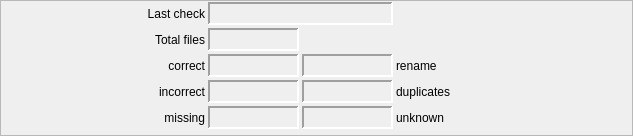
        <widget class="QFrame" name="csvFrame1">
         <property name="sizePolicy">
          <sizepolicy hsizetype="MinimumExpanding" vsizetype="Minimum">
           <horstretch>0</horstretch>
           <verstretch>0</verstretch>
          </sizepolicy>
         </property>
         <property name="minimumSize">
          <size>
           <width>633</width>
           <height>121</height>
          </size>
         </property>
         <property name="toolTip">
          <string notr="true"/>
         </property>
         <property name="frameShape">
          <enum>QFrame::StyledPanel</enum>
         </property>
         <property name="frameShadow">
          <enum>QFrame::Raised</enum>
         </property>
         <layout class="QGridLayout" name="csvFrame1Grid">
          <property name="leftMargin">
           <number>3</number>
          </property>
          <property name="topMargin">
           <number>1</number>
          </property>
          <property name="rightMargin">
           <number>3</number>
          </property>
          <property name="bottomMargin">
           <number>6</number>
          </property>
          <property name="spacing">
           <number>3</number>
          </property>
          <item row="0" column="2" colspan="3">
           <widget class="QLabel" name="csvDateLbl2">
            <property name="enabled">
             <bool>true</bool>
            </property>
            <property name="sizePolicy">
             <sizepolicy hsizetype="Fixed" vsizetype="Fixed">
              <horstretch>0</horstretch>
              <verstretch>0</verstretch>
             </sizepolicy>
            </property>
            <property name="minimumSize">
             <size>
              <width>185</width>
              <height>23</height>
             </size>
            </property>
            <property name="toolTip">
             <string notr="true"/>
            </property>
            <property name="statusTip">
             <string notr="true"/>
            </property>
            <property name="whatsThis">
             <string notr="true"/>
            </property>
            <property name="accessibleName">
             <string notr="true"/>
            </property>
            <property name="accessibleDescription">
             <string notr="true"/>
            </property>
            <property name="frameShape">
             <enum>QFrame::Panel</enum>
            </property>
            <property name="frameShadow">
             <enum>QFrame::Sunken</enum>
            </property>
            <property name="lineWidth">
             <number>2</number>
            </property>
            <property name="text">
             <string notr="true"/>
            </property>
            <property name="alignment">
             <set>Qt::AlignCenter</set>
            </property>
            <property name="indent">
             <number>4</number>
            </property>
           </widget>
          </item>
          <item row="3" column="3">
           <widget class="QLabel" name="csvNumLbl05">
            <property name="enabled">
             <bool>true</bool>
            </property>
            <property name="sizePolicy">
             <sizepolicy hsizetype="Fixed" vsizetype="Fixed">
              <horstretch>0</horstretch>
              <verstretch>0</verstretch>
             </sizepolicy>
            </property>
            <property name="minimumSize">
             <size>
              <width>91</width>
              <height>23</height>
             </size>
            </property>
            <property name="toolTip">
             <string notr="true"/>
            </property>
            <property name="statusTip">
             <string notr="true"/>
            </property>
            <property name="whatsThis">
             <string notr="true"/>
            </property>
            <property name="accessibleName">
             <string notr="true"/>
            </property>
            <property name="accessibleDescription">
             <string notr="true"/>
            </property>
            <property name="frameShape">
             <enum>QFrame::Panel</enum>
            </property>
            <property name="frameShadow">
             <enum>QFrame::Sunken</enum>
            </property>
            <property name="lineWidth">
             <number>2</number>
            </property>
            <property name="text">
             <string/>
            </property>
            <property name="alignment">
             <set>Qt::AlignRight|Qt::AlignTrailing|Qt::AlignVCenter</set>
            </property>
           </widget>
          </item>
          <item row="3" column="4">
           <widget class="QLabel" name="csvTextLbl05">
            <property name="enabled">
             <bool>true</bool>
            </property>
            <property name="sizePolicy">
             <sizepolicy hsizetype="MinimumExpanding" vsizetype="Minimum">
              <horstretch>0</horstretch>
              <verstretch>0</verstretch>
             </sizepolicy>
            </property>
            <property name="minimumSize">
             <size>
              <width>156</width>
              <height>23</height>
             </size>
            </property>
            <property name="toolTip">
             <string notr="true"/>
            </property>
            <property name="statusTip">
             <string notr="true"/>
            </property>
            <property name="whatsThis">
             <string notr="true"/>
            </property>
            <property name="accessibleName">
             <string notr="true"/>
            </property>
            <property name="accessibleDescription">
             <string notr="true"/>
            </property>
            <property name="frameShape">
             <enum>QFrame::NoFrame</enum>
            </property>
            <property name="text">
             <string>rename</string>
            </property>
            <property name="alignment">
             <set>Qt::AlignLeading|Qt::AlignLeft|Qt::AlignVCenter</set>
            </property>
           </widget>
          </item>
          <item row="5" column="3">
           <widget class="QLabel" name="csvNumLbl07">
            <property name="enabled">
             <bool>true</bool>
            </property>
            <property name="sizePolicy">
             <sizepolicy hsizetype="Fixed" vsizetype="Fixed">
              <horstretch>0</horstretch>
              <verstretch>0</verstretch>
             </sizepolicy>
            </property>
            <property name="minimumSize">
             <size>
              <width>91</width>
              <height>23</height>
             </size>
            </property>
            <property name="toolTip">
             <string notr="true"/>
            </property>
            <property name="statusTip">
             <string notr="true"/>
            </property>
            <property name="whatsThis">
             <string notr="true"/>
            </property>
            <property name="accessibleName">
             <string notr="true"/>
            </property>
            <property name="accessibleDescription">
             <string notr="true"/>
            </property>
            <property name="frameShape">
             <enum>QFrame::Panel</enum>
            </property>
            <property name="frameShadow">
             <enum>QFrame::Sunken</enum>
            </property>
            <property name="lineWidth">
             <number>2</number>
            </property>
            <property name="text">
             <string/>
            </property>
            <property name="alignment">
             <set>Qt::AlignRight|Qt::AlignTrailing|Qt::AlignVCenter</set>
            </property>
           </widget>
          </item>
          <item row="4" column="4">
           <widget class="QLabel" name="csvTextLbl06">
            <property name="enabled">
             <bool>true</bool>
            </property>
            <property name="sizePolicy">
             <sizepolicy hsizetype="MinimumExpanding" vsizetype="Minimum">
              <horstretch>0</horstretch>
              <verstretch>0</verstretch>
             </sizepolicy>
            </property>
            <property name="minimumSize">
             <size>
              <width>156</width>
              <height>23</height>
             </size>
            </property>
            <property name="toolTip">
             <string notr="true"/>
            </property>
            <property name="statusTip">
             <string notr="true"/>
            </property>
            <property name="whatsThis">
             <string notr="true"/>
            </property>
            <property name="accessibleName">
             <string notr="true"/>
            </property>
            <property name="accessibleDescription">
             <string notr="true"/>
            </property>
            <property name="frameShape">
             <enum>QFrame::NoFrame</enum>
            </property>
            <property name="text">
             <string>duplicates</string>
            </property>
            <property name="alignment">
             <set>Qt::AlignLeading|Qt::AlignLeft|Qt::AlignVCenter</set>
            </property>
           </widget>
          </item>
          <item row="5" column="4">
           <widget class="QLabel" name="csvTextLbl07">
            <property name="enabled">
             <bool>true</bool>
            </property>
            <property name="sizePolicy">
             <sizepolicy hsizetype="MinimumExpanding" vsizetype="Minimum">
              <horstretch>0</horstretch>
              <verstretch>0</verstretch>
             </sizepolicy>
            </property>
            <property name="minimumSize">
             <size>
              <width>156</width>
              <height>23</height>
             </size>
            </property>
            <property name="toolTip">
             <string notr="true"/>
            </property>
            <property name="statusTip">
             <string notr="true"/>
            </property>
            <property name="whatsThis">
             <string notr="true"/>
            </property>
            <property name="accessibleName">
             <string notr="true"/>
            </property>
            <property name="accessibleDescription">
             <string notr="true"/>
            </property>
            <property name="frameShape">
             <enum>QFrame::NoFrame</enum>
            </property>
            <property name="text">
             <string>unknown</string>
            </property>
            <property name="alignment">
             <set>Qt::AlignLeading|Qt::AlignLeft|Qt::AlignVCenter</set>
            </property>
           </widget>
          </item>
          <item row="4" column="3">
           <widget class="QLabel" name="csvNumLbl06">
            <property name="enabled">
             <bool>true</bool>
            </property>
            <property name="sizePolicy">
             <sizepolicy hsizetype="Fixed" vsizetype="Fixed">
              <horstretch>0</horstretch>
              <verstretch>0</verstretch>
             </sizepolicy>
            </property>
            <property name="minimumSize">
             <size>
              <width>91</width>
              <height>23</height>
             </size>
            </property>
            <property name="toolTip">
             <string notr="true"/>
            </property>
            <property name="statusTip">
             <string notr="true"/>
            </property>
            <property name="whatsThis">
             <string notr="true"/>
            </property>
            <property name="accessibleName">
             <string notr="true"/>
            </property>
            <property name="accessibleDescription">
             <string notr="true"/>
            </property>
            <property name="frameShape">
             <enum>QFrame::Panel</enum>
            </property>
            <property name="frameShadow">
             <enum>QFrame::Sunken</enum>
            </property>
            <property name="lineWidth">
             <number>2</number>
            </property>
            <property name="text">
             <string/>
            </property>
            <property name="alignment">
             <set>Qt::AlignRight|Qt::AlignTrailing|Qt::AlignVCenter</set>
            </property>
           </widget>
          </item>
          <item row="2" column="2">
           <widget class="QLabel" name="csvNumLbl01">
            <property name="enabled">
             <bool>true</bool>
            </property>
            <property name="sizePolicy">
             <sizepolicy hsizetype="Fixed" vsizetype="Fixed">
              <horstretch>0</horstretch>
              <verstretch>0</verstretch>
             </sizepolicy>
            </property>
            <property name="minimumSize">
             <size>
              <width>91</width>
              <height>23</height>
             </size>
            </property>
            <property name="toolTip">
             <string notr="true"/>
            </property>
            <property name="statusTip">
             <string notr="true"/>
            </property>
            <property name="whatsThis">
             <string notr="true"/>
            </property>
            <property name="accessibleName">
             <string notr="true"/>
            </property>
            <property name="accessibleDescription">
             <string notr="true"/>
            </property>
            <property name="frameShape">
             <enum>QFrame::Panel</enum>
            </property>
            <property name="frameShadow">
             <enum>QFrame::Sunken</enum>
            </property>
            <property name="lineWidth">
             <number>2</number>
            </property>
            <property name="text">
             <string/>
            </property>
            <property name="alignment">
             <set>Qt::AlignRight|Qt::AlignTrailing|Qt::AlignVCenter</set>
            </property>
           </widget>
          </item>
          <item row="0" column="0">
           <widget class="QLabel" name="csvDateLbl1">
            <property name="enabled">
             <bool>true</bool>
            </property>
            <property name="sizePolicy">
             <sizepolicy hsizetype="Fixed" vsizetype="Fixed">
              <horstretch>1</horstretch>
              <verstretch>0</verstretch>
             </sizepolicy>
            </property>
            <property name="minimumSize">
             <size>
              <width>201</width>
              <height>23</height>
             </size>
            </property>
            <property name="toolTip">
             <string notr="true"/>
            </property>
            <property name="statusTip">
             <string notr="true"/>
            </property>
            <property name="whatsThis">
             <string notr="true"/>
            </property>
            <property name="accessibleName">
             <string notr="true"/>
            </property>
            <property name="accessibleDescription">
             <string notr="true"/>
            </property>
            <property name="frameShape">
             <enum>QFrame::NoFrame</enum>
            </property>
            <property name="text">
             <string>Last check</string>
            </property>
            <property name="alignment">
             <set>Qt::AlignRight|Qt::AlignTrailing|Qt::AlignVCenter</set>
            </property>
            <property name="indent">
             <number>0</number>
            </property>
            <property name="buddy">
             <cstring>csvDateLbl1</cstring>
            </property>
           </widget>
          </item>
          <item row="2" column="0">
           <widget class="QLabel" name="csvTextLbl01">
            <property name="enabled">
             <bool>true</bool>
            </property>
            <property name="sizePolicy">
             <sizepolicy hsizetype="Minimum" vsizetype="Minimum">
              <horstretch>0</horstretch>
              <verstretch>0</verstretch>
             </sizepolicy>
            </property>
            <property name="minimumSize">
             <size>
              <width>181</width>
              <height>23</height>
             </size>
            </property>
            <property name="toolTip">
             <string notr="true"/>
            </property>
            <property name="statusTip">
             <string notr="true"/>
            </property>
            <property name="whatsThis">
             <string notr="true"/>
            </property>
            <property name="accessibleName">
             <string notr="true"/>
            </property>
            <property name="accessibleDescription">
             <string notr="true"/>
            </property>
            <property name="frameShape">
             <enum>QFrame::NoFrame</enum>
            </property>
            <property name="text">
             <string>Total files</string>
            </property>
            <property name="alignment">
             <set>Qt::AlignRight|Qt::AlignTrailing|Qt::AlignVCenter</set>
            </property>
           </widget>
          </item>
          <item row="3" column="2">
           <widget class="QLabel" name="csvNumLbl02">
            <property name="enabled">
             <bool>true</bool>
            </property>
            <property name="sizePolicy">
             <sizepolicy hsizetype="Fixed" vsizetype="Fixed">
              <horstretch>0</horstretch>
              <verstretch>0</verstretch>
             </sizepolicy>
            </property>
            <property name="minimumSize">
             <size>
              <width>91</width>
              <height>23</height>
             </size>
            </property>
            <property name="toolTip">
             <string notr="true"/>
            </property>
            <property name="statusTip">
             <string notr="true"/>
            </property>
            <property name="whatsThis">
             <string notr="true"/>
            </property>
            <property name="accessibleName">
             <string notr="true"/>
            </property>
            <property name="accessibleDescription">
             <string notr="true"/>
            </property>
            <property name="frameShape">
             <enum>QFrame::Panel</enum>
            </property>
            <property name="frameShadow">
             <enum>QFrame::Sunken</enum>
            </property>
            <property name="lineWidth">
             <number>2</number>
            </property>
            <property name="text">
             <string/>
            </property>
            <property name="alignment">
             <set>Qt::AlignRight|Qt::AlignTrailing|Qt::AlignVCenter</set>
            </property>
           </widget>
          </item>
          <item row="3" column="0">
           <widget class="QLabel" name="csvTextLbl02">
            <property name="enabled">
             <bool>true</bool>
            </property>
            <property name="sizePolicy">
             <sizepolicy hsizetype="Minimum" vsizetype="Minimum">
              <horstretch>0</horstretch>
              <verstretch>0</verstretch>
             </sizepolicy>
            </property>
            <property name="minimumSize">
             <size>
              <width>181</width>
              <height>23</height>
             </size>
            </property>
            <property name="toolTip">
             <string notr="true"/>
            </property>
            <property name="statusTip">
             <string notr="true"/>
            </property>
            <property name="whatsThis">
             <string notr="true"/>
            </property>
            <property name="accessibleName">
             <string notr="true"/>
            </property>
            <property name="accessibleDescription">
             <string notr="true"/>
            </property>
            <property name="frameShape">
             <enum>QFrame::NoFrame</enum>
            </property>
            <property name="text">
             <string>correct</string>
            </property>
            <property name="alignment">
             <set>Qt::AlignRight|Qt::AlignTrailing|Qt::AlignVCenter</set>
            </property>
           </widget>
          </item>
          <item row="4" column="2">
           <widget class="QLabel" name="csvNumLbl03">
            <property name="enabled">
             <bool>true</bool>
            </property>
            <property name="sizePolicy">
             <sizepolicy hsizetype="Fixed" vsizetype="Fixed">
              <horstretch>0</horstretch>
              <verstretch>0</verstretch>
             </sizepolicy>
            </property>
            <property name="minimumSize">
             <size>
              <width>91</width>
              <height>23</height>
             </size>
            </property>
            <property name="toolTip">
             <string notr="true"/>
            </property>
            <property name="statusTip">
             <string notr="true"/>
            </property>
            <property name="whatsThis">
             <string notr="true"/>
            </property>
            <property name="accessibleName">
             <string notr="true"/>
            </property>
            <property name="accessibleDescription">
             <string notr="true"/>
            </property>
            <property name="frameShape">
             <enum>QFrame::Panel</enum>
            </property>
            <property name="frameShadow">
             <enum>QFrame::Sunken</enum>
            </property>
            <property name="lineWidth">
             <number>2</number>
            </property>
            <property name="text">
             <string/>
            </property>
            <property name="alignment">
             <set>Qt::AlignRight|Qt::AlignTrailing|Qt::AlignVCenter</set>
            </property>
           </widget>
          </item>
          <item row="4" column="0">
           <widget class="QLabel" name="csvTextLbl03">
            <property name="enabled">
             <bool>true</bool>
            </property>
            <property name="sizePolicy">
             <sizepolicy hsizetype="Minimum" vsizetype="Minimum">
              <horstretch>0</horstretch>
              <verstretch>0</verstretch>
             </sizepolicy>
            </property>
            <property name="minimumSize">
             <size>
              <width>181</width>
              <height>23</height>
             </size>
            </property>
            <property name="toolTip">
             <string notr="true"/>
            </property>
            <property name="statusTip">
             <string notr="true"/>
            </property>
            <property name="whatsThis">
             <string notr="true"/>
            </property>
            <property name="accessibleName">
             <string notr="true"/>
            </property>
            <property name="accessibleDescription">
             <string notr="true"/>
            </property>
            <property name="frameShape">
             <enum>QFrame::NoFrame</enum>
            </property>
            <property name="text">
             <string>incorrect</string>
            </property>
            <property name="alignment">
             <set>Qt::AlignRight|Qt::AlignTrailing|Qt::AlignVCenter</set>
            </property>
           </widget>
          </item>
          <item row="5" column="2">
           <widget class="QLabel" name="csvNumLbl04">
            <property name="enabled">
             <bool>true</bool>
            </property>
            <property name="sizePolicy">
             <sizepolicy hsizetype="Fixed" vsizetype="Fixed">
              <horstretch>0</horstretch>
              <verstretch>0</verstretch>
             </sizepolicy>
            </property>
            <property name="minimumSize">
             <size>
              <width>91</width>
              <height>23</height>
             </size>
            </property>
            <property name="toolTip">
             <string notr="true"/>
            </property>
            <property name="statusTip">
             <string notr="true"/>
            </property>
            <property name="whatsThis">
             <string notr="true"/>
            </property>
            <property name="accessibleName">
             <string notr="true"/>
            </property>
            <property name="accessibleDescription">
             <string notr="true"/>
            </property>
            <property name="frameShape">
             <enum>QFrame::Panel</enum>
            </property>
            <property name="frameShadow">
             <enum>QFrame::Sunken</enum>
            </property>
            <property name="lineWidth">
             <number>2</number>
            </property>
            <property name="text">
             <string/>
            </property>
            <property name="alignment">
             <set>Qt::AlignRight|Qt::AlignTrailing|Qt::AlignVCenter</set>
            </property>
           </widget>
          </item>
          <item row="5" column="0">
           <widget class="QLabel" name="csvTextLbl04">
            <property name="enabled">
             <bool>true</bool>
            </property>
            <property name="sizePolicy">
             <sizepolicy hsizetype="Minimum" vsizetype="Minimum">
              <horstretch>0</horstretch>
              <verstretch>0</verstretch>
             </sizepolicy>
            </property>
            <property name="minimumSize">
             <size>
              <width>156</width>
              <height>23</height>
             </size>
            </property>
            <property name="toolTip">
             <string notr="true"/>
            </property>
            <property name="statusTip">
             <string notr="true"/>
            </property>
            <property name="whatsThis">
             <string notr="true"/>
            </property>
            <property name="accessibleName">
             <string notr="true"/>
            </property>
            <property name="accessibleDescription">
             <string notr="true"/>
            </property>
            <property name="frameShape">
             <enum>QFrame::NoFrame</enum>
            </property>
            <property name="text">
             <string>missing</string>
            </property>
            <property name="alignment">
             <set>Qt::AlignRight|Qt::AlignTrailing|Qt::AlignVCenter</set>
            </property>
           </widget>
          </item>
         </layout>
        </widget>
